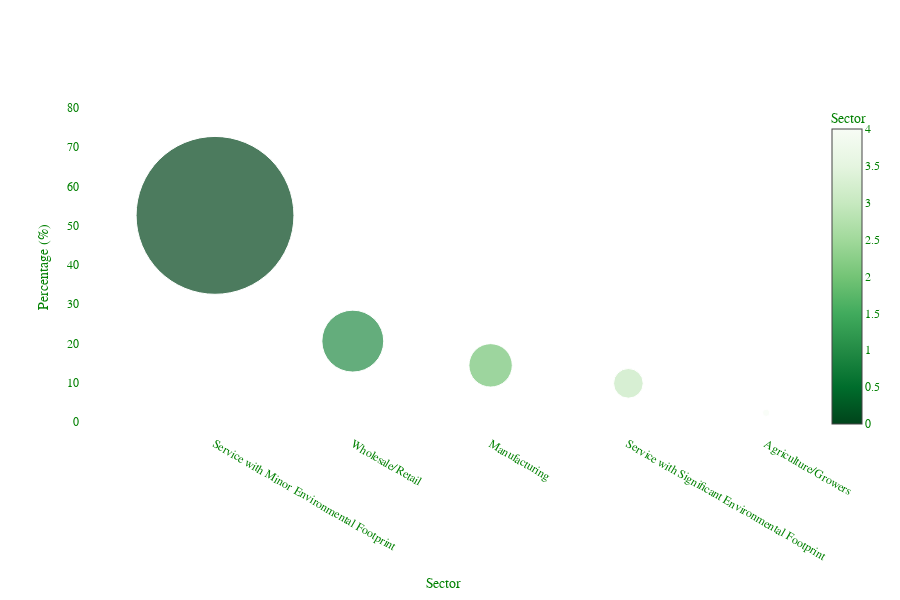

Write notebook code for a chart like this one.
### Markdown cell above
*The United Kingdom and the United States lead with the highest number of B Corps, highlighting a strong commitment to sustainable business in these countries.*

### Code cell
# Visualizing distribution by sector


# Calculating sector counts and percentages
sector_counts = bcorps['Sector'].value_counts()
sector_percentages = 100 * sector_counts / sector_counts.sum()

# Mapping sectors to numeric indices for coloring
unique_sectors = sector_percentages.index.tolist()
sector_color_indices = [unique_sectors.index(s) for s in sector_percentages.index]

fig = go.Figure(data=[go.Scatter(
    x=sector_percentages.index,
    y=sector_percentages.values,
    mode='markers',
    marker=dict(
        size=sector_percentages.values * 3,
        color=sector_color_indices,
        colorscale='Greens_r',
        showscale=True,
        colorbar=dict(title='Sector')
    )    
)])

fig.update_layout(
    xaxis=dict(title='Sector', showgrid=False),
    yaxis=dict(title='Percentage (%)', showgrid=False),
    font=dict(family="Georgia", color="green"),
    paper_bgcolor='rgba(0,0,0,0)',
    plot_bgcolor='rgba(0,0,0,0)',
    width=900,
    height=600
)

fig.update_traces(
    hovertemplate='%{x}: %{y:.2f} %<extra></extra>'
)

fig.show()

### Figure 1 — Plotly figure (JSON) as saved in the notebook; plotly's stock layout.template omitted (floating-point values rounded to 4 significant figures)
{"data": [{"hovertemplate": "%{x}: %{y:.2f} %<extra></extra>", "marker": {"color": [0, 1, 2, 3, 4], "colorbar": {"title": {"text": "Sector"}}, "colorscale": [[0, "rgb(0,68,27)"], [0.125, "rgb(0,109,44)"], [0.25, "rgb(35,139,69)"], [0.375, "rgb(65,171,93)"], [0.5, "rgb(116,196,118)"], [0.625, "rgb(161,217,155)"], [0.75, "rgb(199,233,192)"], [0.875, "rgb(229,245,224)"], [1, "rgb(247,252,245)"]], "showscale": true, "size": [157.9, 61.9, 43.4, 29.67, 7.177]}, "mode": "markers", "type": "scatter", "x": ["Service with Minor Environmental Footprint", "Wholesale/Retail", "Manufacturing", "Service with Significant Environmental Footprint", "Agriculture/Growers"], "y": [52.62, 20.63, 14.47, 9.889, 2.392]}], "layout": {"font": {"color": "green", "family": "Georgia"}, "height": 600, "paper_bgcolor": "rgba(0,0,0,0)", "plot_bgcolor": "rgba(0,0,0,0)", "width": 900, "xaxis": {"showgrid": false, "title": {"text": "Sector"}}, "yaxis": {"showgrid": false, "title": {"text": "Percentage (%)"}}}}
